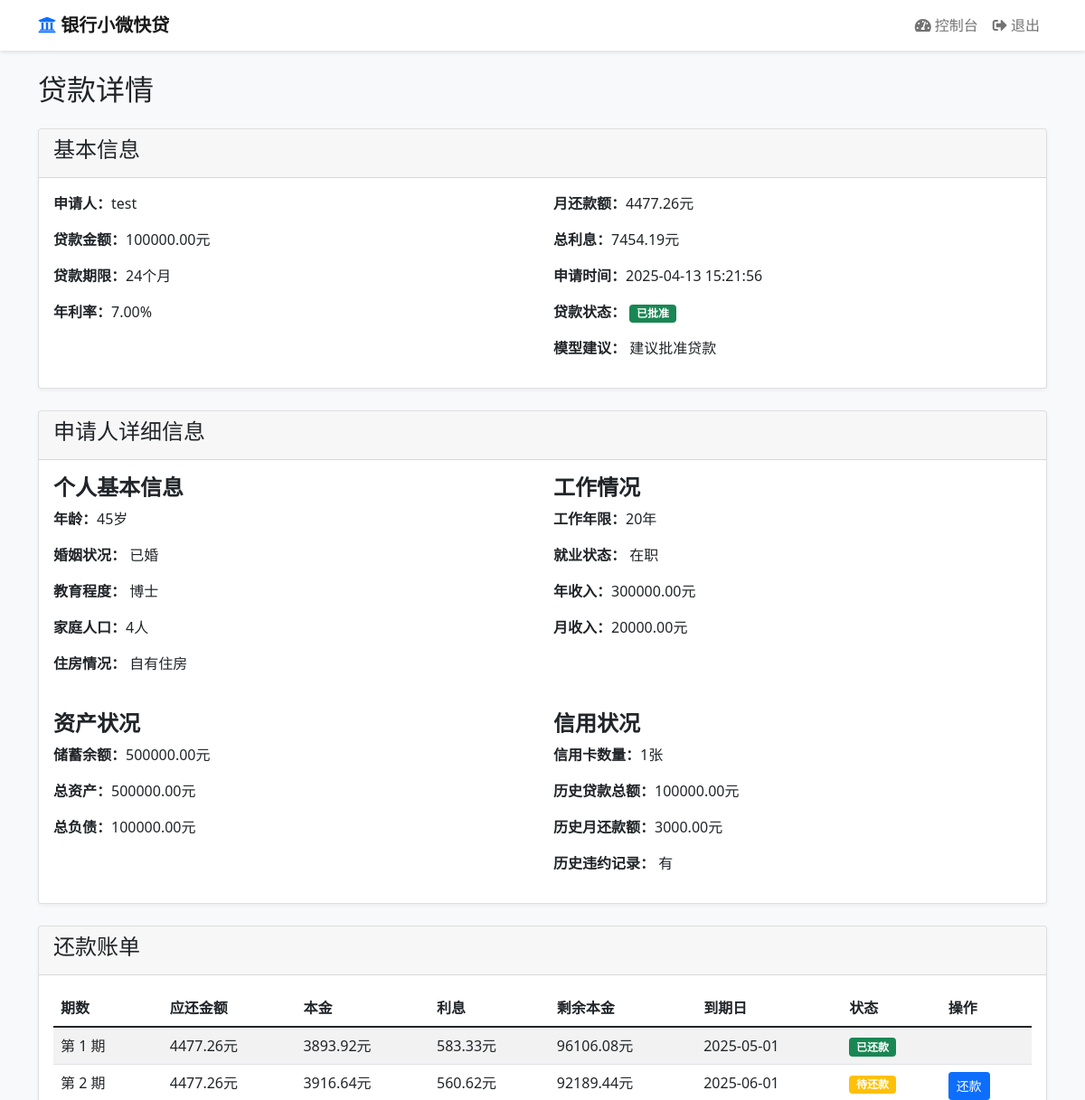
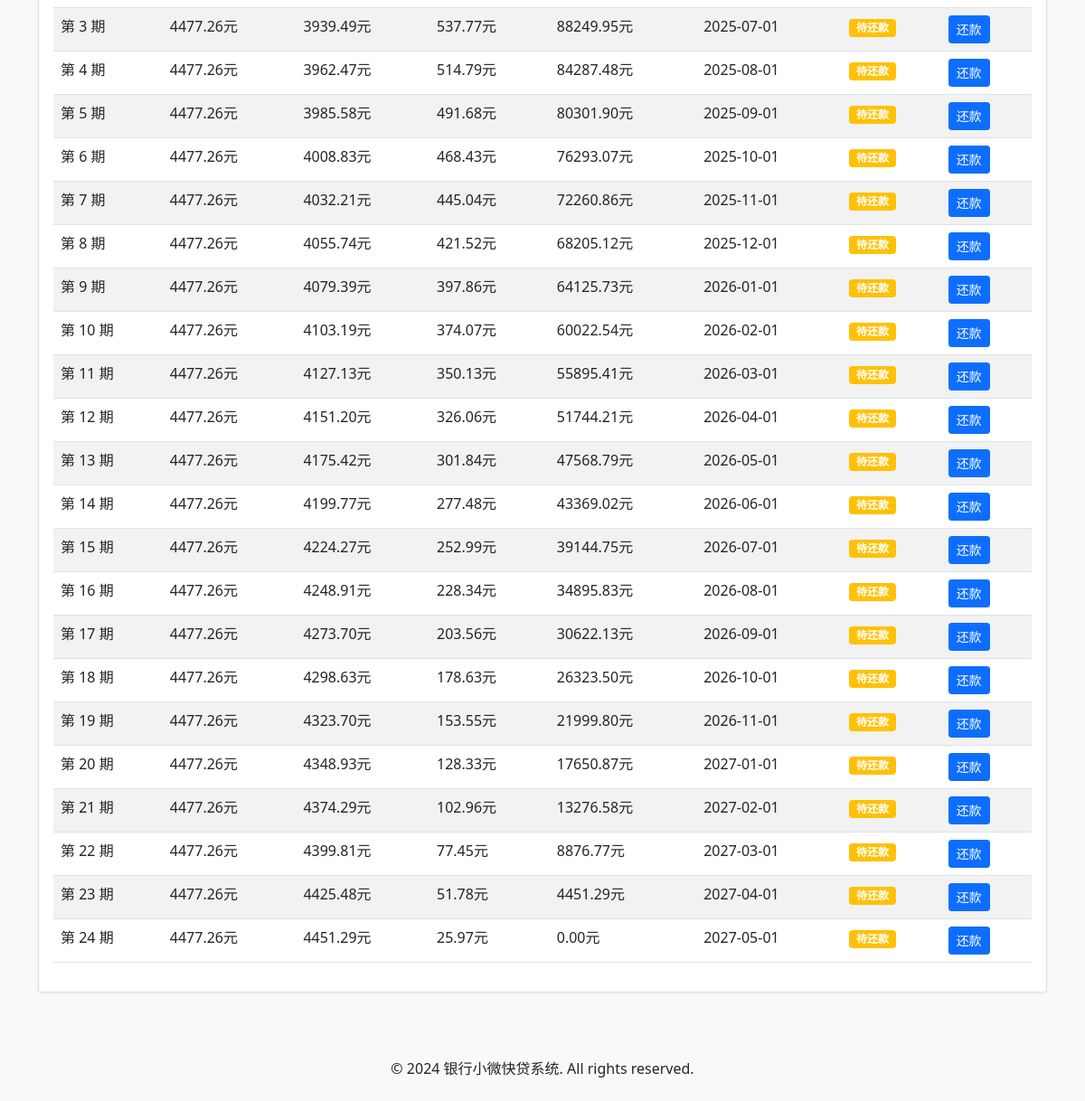
/loan_detail/5 (signed in), run on the app's committed database (2 pictures, top to bottom).
### models.py (models this page shows, shortened)
class User(UserMixin, db.Model):
    __tablename__ = 'users'
    id = db.Column(db.Integer, primary_key=True)
    username = db.Column(db.String(80), unique=True, nullable=False)
    password = db.Column(db.String(120), nullable=False)
    email = db.Column(db.String(120), unique=True, nullable=False)
    phone = db.Column(db.String(20), nullable=False)
    role = db.Column(db.String(20), nullable=False, default='user')
    created_at = db.Column(db.DateTime, default=datetime.utcnow)
    @property
    def is_authenticated(self):
        return True
    submitted_applications = db.relationship(
        'LoanApplication',
        primaryjoin='User.id==LoanApplication.user_id',
        backref='applicant',
        lazy=True
    )
    reviewed_applications = db.relationship(
        'LoanApplication',
        primaryjoin='User.id==LoanApplication.approved_by',
        backref='approver',
        lazy=True
    )
    received_notifications = db.relationship('Notification', back_populates='recipient')

class LoanApplication(db.Model):
    id = db.Column(db.Integer, primary_key=True)
    user_id = db.Column(db.Integer, db.ForeignKey('users.id'), nullable=False)
    username = db.Column(db.String(80))
    amount = db.Column(db.Float, nullable=False)
    term = db.Column(db.Integer, nullable=False)  # 贷款期限（月）
    interest_rate = db.Column(db.Float, nullable=False)  # 年利率
    monthly_payment = db.Column(db.Float, nullable=False)  # 月还款额
    total_interest = db.Column(db.Float, nullable=False)  # 总利息
    purpose = db.Column(db.String(200))  # 贷款用途
    status = db.Column(db.String(20), default='pending')  # pending, approved, rejected, completed
    created_at = db.Column(db.DateTime, default=datetime.utcnow)
    approved_at = db.Column(db.DateTime)
    approved_by = db.Column(db.Integer, db.ForeignKey('users.id'))
    risk_score = db.Column(db.Float)  # 风险评分
    risk_level = db.Column(db.String(20))  # 风险等级
    credit_report_id = db.Column(db.Integer, db.ForeignKey('credit_report.id'))
    employment_years = db.Column(db.Integer)
    age = db.Column(db.Integer)
    annual_income = db.Column(db.Float, nullable=False)
    monthly_income = db.Column(db.Float, nullable=False)
    savings_balance = db.Column(db.Float, nullable=False)
    total_assets = db.Column(db.Float, nullable=False)
    total_liabilities = db.Column(db.Float, nullable=False)
    credit_cards = db.Column(db.Integer)
    his_existing_loans = db.Column(db.Float, nullable=False) # 历史贷款
    his_monthly_debt = db.Column(db.Float, nullable=False)  # 历史月还贷额
    dependents = db.Column(db.Integer)
    employment_status = db.Column(db.String(20))
    marital_status = db.Column(db.String(20))
    education = db.Column(db.String(20))
    home_ownership = db.Column(db.String(20))
    previous_default = db.Column(db.String(20))
    recommendation = db.Column(db.String(80))  # 模型建议
    repayment_records = db.relationship('RepaymentRecord', backref='loan', lazy=True)

class Bill(db.Model):
    __tablename__ = 'bills'
    id = db.Column(db.Integer, primary_key=True)
    loan_id = db.Column(db.Integer, db.ForeignKey('loan_application.id'), nullable=False)
    period = db.Column(db.Integer, nullable=False)  # 第几期
    due_date = db.Column(db.DateTime, nullable=False)  # 还款日期
    amount = db.Column(db.Float, nullable=False)  # 还款金额
    principal = db.Column(db.Float, nullable=False)  # 本金
    interest = db.Column(db.Float, nullable=False)  # 利息
    remaining_principal = db.Column(db.Float, nullable=False)  # 剩余本金
    status = db.Column(db.String(20), nullable=False, default='pending')  # pending, paid, overdue
    created_at = db.Column(db.DateTime, nullable=False, default=datetime.utcnow)
    updated_at = db.Column(db.DateTime, nullable=False, default=datetime.utcnow, onupdate=datetime.utcnow)
    paid_at = db.Column(db.DateTime, default=None)  # 还款时间
    loan = db.relationship('LoanApplication', backref=db.backref('bills', lazy=True))

### app.py (the view)
    def decorated_function(*args, **kwargs):
        if not current_user.is_authenticated:
            return redirect(url_for('login'))
        return f(*args, **kwargs)

### app.py (called while the page is built)
@login_manager.user_loader
def load_user(user_id):
    return User.query.get(int(user_id))

def login_required(f):
    def decorated_function(*args, **kwargs):
        if not current_user.is_authenticated:
            return redirect(url_for('login'))
        return f(*args, **kwargs)
    decorated_function.__name__ = f.__name__
    return decorated_function

@app.route('/loan_detail/<int:loan_id>')
@login_required
def loan_detail(loan_id):
    loan = LoanApplication.query.get_or_404(loan_id)
    user = User.query.get(loan.user_id)
    if current_user.role not in ['manager', 'president'] and current_user.id != loan.user_id:
        flash('您没有权限查看此贷款详情', 'danger')
        return redirect(url_for('dashboard'))
    bills = Bill.query.filter_by(loan_id=loan.id).order_by(Bill.period).all()
    return render_template('loan_detail.html',
                         loan=loan,
                         user=user,
                         bills=bills,
                         current_user=current_user)

### templates/loan_detail.html (shortened to what this page needs)
{% extends "base.html" %}
{% block content %}
<div class="container mt-4">
    <h2>贷款详情</h2>
    <div class="card mt-4">
        <div class="card-header">
            <h4>基本信息</h4>
        </div>
        <div class="card-body">
            <div class="row">
                <div class="col-md-6">
                    <p><strong>申请人：</strong>{{ user.username }}</p>
                    <p><strong>贷款金额：</strong>{{ "%.2f"|format(loan.amount) }}元</p>
                    <p><strong>贷款期限：</strong>{{ loan.term }}个月</p>
                    <p><strong>年利率：</strong>{{ "%.2f"|format(loan.interest_rate*100) }}%</p>
                </div>
                <div class="col-md-6">
                    <p><strong>月还款额：</strong>{{ "%.2f"|format(loan.monthly_payment) }}元</p>
                    <p><strong>总利息：</strong>{{ "%.2f"|format(loan.total_interest) }}元</p>
                    <p><strong>申请时间：</strong>{{ loan.created_at.strftime('%Y-%m-%d %H:%M:%S') }}</p>
                    <p><strong>贷款状态：</strong>
                        <span class="badge {% if loan.status == 'approved' %}bg-success
                                         {% elif loan.status == 'rejected' %}bg-danger
                                         {% else %}bg-warning{% endif %}">
                            {% if loan.status == 'approved' %}已批准
                            {% elif loan.status == 'rejected' %}已拒绝
                            {% elif loan.status == 'pending' %}待处理
                            {% elif loan.status == 'recommend_approve' %}建议批准
                            {% elif loan.status == 'recommend_reject' %}建议拒绝
                            {% else %}{{ loan.status }}{% endif %}
                        </span>
                    </p>
                    <p><strong>模型建议：</strong>
                        {{ loan.recommendation }}
                    </p>
                </div>
            </div>
        </div>
    </div>
    <div class="card mt-4">
        <div class="card-header">
            <h4>申请人详细信息</h4>
        </div>
        <div class="card-body">
            <div class="row">
                <div class="col-md-6">
                    <h4><strong>个人基本信息</strong></h4>
                    <p><strong>年龄：</strong>{{ loan.age }}岁</p>
                    <p><strong>婚姻状况：</strong>
                        {% if loan.marital_status == 'single' %}未婚
                        {% elif loan.marital_status == 'married' %}已婚
                        {% elif loan.marital_status == 'divorced' %}离异
                        {% elif loan.marital_status == 'widowed' %}丧偶
                        {% else %}{{ loan.marital_status }}{% endif %}
                    </p>
                    <p><strong>教育程度：</strong>
                        {% if loan.education == 'high_school' %}高中
                        {% elif loan.education == 'college' %}大专
                        {% elif loan.education == 'bachelor' %}本科
                        {% elif loan.education == 'master' %}硕士
                        {% elif loan.education == 'phd' %}博士
                        {% else %}{{ loan.education }}{% endif %}
                    </p>
                    <p><strong>家庭人口：</strong>{{ loan.dependents }}人</p>
                    <p><strong>住房情况：</strong>
                        {% if loan.home_ownership == 'own' %}自有住房
                        {% elif loan.home_ownership == 'rent' %}租房
                        {% elif loan.home_ownership == 'mortgage' %}按揭
                        {% elif loan.home_ownership == 'other' %}其他
                        {% else %}{{ loan.home_ownership }}{% endif %}
                    </p>
                </div>
                <div class="col-md-6">
                    <h4><strong>工作情况</strong></h4>
                    <p><strong>工作年限：</strong>{{ loan.employment_years }}年</p>
                    <p><strong>就业状态：</strong>
                        {% if loan.employment_status == 'employed' %}在职
                        {% elif loan.employment_status == 'self_employed' %}自雇
                        {% elif loan.employment_status == 'unemployed' %}失业
                        {% elif loan.employment_status == 'retired' %}退休
                        {% else %}{{ loan.employment_status }}{% endif %}
                    </p>
                    <p><strong>年收入：</strong>{{ "%.2f"|format(loan.annual_income) }}元</p>
                    <p><strong>月收入：</strong>{{ "%.2f"|format(loan.monthly_income) }}元</p>
                </div>
            </div>
            <div class="row mt-4">
                <div class="col-md-6">
                    <h4><strong>资产状况</strong></h4>
                    <p><strong>储蓄余额：</strong>{{ "%.2f"|format(loan.savings_balance) }}元</p>
                    <p><strong>总资产：</strong>{{ "%.2f"|format(loan.total_assets) }}元</p>
                    <p><strong>总负债：</strong>{{ "%.2f"|format(loan.total_liabilities) }}元</p>
                </div>
                <div class="col-md-6">
                    <h4><strong>信用状况</strong></h4>
                    <p><strong>信用卡数量：</strong>{{ loan.credit_cards }}张</p>
                    <p><strong>历史贷款总额：</strong>{{ "%.2f"|format(loan.his_existing_loans) }}元</p>
                    <p><strong>历史月还款额：</strong>{{ "%.2f"|format(loan.his_monthly_debt) }}元</p>
                    <p><strong>历史违约记录：</strong>
                        {% if loan.previous_default == 'yes' %}有
                        {% elif loan.previous_default == 'no' %}无
                        {% else %}{{ loan.previous_default }}{% endif %}
                    </p>
                </div>
            </div>
        </div>
    </div>
    <div class="card mt-4">
        <div class="card-header">
            <h4>还款账单</h4>
        </div>
        <div class="card-body">
            {% if bills %}
            <div class="table-responsive">
                <table class="table table-striped">
                    <thead>
                        <tr>
                            <th>期数</th>
                            <th>应还金额</th>
                            <th>本金</th>
                            <th>利息</th>
                            <th>剩余本金</th>
                            <th>到期日</th>
                            <th>状态</th>
                            <th>操作</th>
                        </tr>
                    </thead>
                    <tbody>
                        {% for bill in bills %}
                        <tr>
                            <td>第 {{ bill.period }} 期</td>
                            <td>{{ "%.2f"|format(bill.amount) }}元</td>
                            <td>{{ "%.2f"|format(bill.principal) }}元</td>
                            <td>{{ "%.2f"|format(bill.interest) }}元</td>
                            <td>{{ "%.2f"|format(bill.remaining_principal) }}元</td>
                            <td>{{ bill.due_date.strftime('%Y-%m-%d') }}</td>
                            <td>
                                <span class="badge {% if bill.status == 'paid' %}bg-success
                                                 {% elif bill.status == 'overdue' %}bg-danger
                                                 {% else %}bg-warning{% endif %}">
                                    {% if bill.status == 'paid' %}已还款
                                    {% elif bill.status == 'overdue' %}已逾期
                                    {% elif bill.status == 'pending' %}待还款
                                    {% else %}{{ bill.status }}{% endif %}
                                </span>
                            </td>
                            <td>
                                {% if current_user.id == loan.user_id and bill.status != 'paid' %}
                                <button type="button" class="btn btn-primary btn-sm" onclick="showRepaymentModal({{ bill.id }})">
                                    还款
                                </button>
                                {% endif %}
                            </td>
                        </tr>
                        {% endfor %}
                    </tbody>
                </table>
            </div>
            {% else %}
            <div class="alert alert-info">
                暂无还款账单。
            </div>
            {% endif %}
        </div>
    </div>
</div>
{% endblock %}

### templates/base.html (style rules this page uses)
body { background-color: #f8f9fa; }
.card { box-shadow: 0 2px 4px rgba(0,0,0,.05); transition: transform 0.2s; }

### data on the page
User: username "test"
LoanApplication: amount "100000.00", term "24", loan.interest_rate*100 "7.00", monthly_payment "4477.26", total_interest "7454.19", created_at "2025-04-13 15:21:56", recommendation "建议批准贷款", age "45", dependents "4", employment_years "20", annual_income "300000.00", monthly_income "20000.00", savings_balance "500000.00", total_assets "500000.00", total_liabilities "100000.00", credit_cards "1", his_existing_loans "100000.00", his_monthly_debt "3000.00"
Bill: period "1", amount "4477.26", principal "3893.92", interest "583.33", remaining_principal "96106.08", due_date "2025-05-01", status "已还款"
Bill: period "2", amount "4477.26", principal "3916.64", interest "560.62", remaining_principal "92189.44", due_date "2025-06-01", status "待还款"
Bill: period "3", amount "4477.26", principal "3939.49", interest "537.77", remaining_principal "88249.95", due_date "2025-07-01", status "待还款"
Bill: period "4", amount "4477.26", principal "3962.47", interest "514.79", remaining_principal "84287.48", due_date "2025-08-01", status "待还款"
Bill: period "5", amount "4477.26", principal "3985.58", interest "491.68", remaining_principal "80301.90", due_date "2025-09-01", status "待还款"
Bill: period "6", amount "4477.26", principal "4008.83", interest "468.43", remaining_principal "76293.07", due_date "2025-10-01", status "待还款"
Bill: period "7", amount "4477.26", principal "4032.21", interest "445.04", remaining_principal "72260.86", due_date "2025-11-01", status "待还款"
Bill: period "8", amount "4477.26", principal "4055.74", interest "421.52", remaining_principal "68205.12", due_date "2025-12-01", status "待还款"
Bill: period "9", amount "4477.26", principal "4079.39", interest "397.86", remaining_principal "64125.73", due_date "2026-01-01", status "待还款"
Bill: period "10", amount "4477.26", principal "4103.19", interest "374.07", remaining_principal "60022.54", due_date "2026-02-01", status "待还款"
Bill: period "11", amount "4477.26", principal "4127.13", interest "350.13", remaining_principal "55895.41", due_date "2026-03-01", status "待还款"
Bill: period "12", amount "4477.26", principal "4151.20", interest "326.06", remaining_principal "51744.21", due_date "2026-04-01", status "待还款"
Bill: period "13", amount "4477.26", principal "4175.42", interest "301.84", remaining_principal "47568.79", due_date "2026-05-01", status "待还款"
Bill: period "14", amount "4477.26", principal "4199.77", interest "277.48", remaining_principal "43369.02", due_date "2026-06-01", status "待还款"
Bill: period "15", amount "4477.26", principal "4224.27", interest "252.99", remaining_principal "39144.75", due_date "2026-07-01", status "待还款"
Bill: period "16", amount "4477.26", principal "4248.91", interest "228.34", remaining_principal "34895.83", due_date "2026-08-01", status "待还款"
Bill: period "17", amount "4477.26", principal "4273.70", interest "203.56", remaining_principal "30622.13", due_date "2026-09-01", status "待还款"
Bill: period "18", amount "4477.26", principal "4298.63", interest "178.63", remaining_principal "26323.50", due_date "2026-10-01", status "待还款"
Bill: period "19", amount "4477.26", principal "4323.70", interest "153.55", remaining_principal "21999.80", due_date "2026-11-01", status "待还款"
Bill: period "20", amount "4477.26", principal "4348.93", interest "128.33", remaining_principal "17650.87", due_date "2027-01-01", status "待还款"
Bill: period "21", amount "4477.26", principal "4374.29", interest "102.96", remaining_principal "13276.58", due_date "2027-02-01", status "待还款"
Bill: period "22", amount "4477.26", principal "4399.81", interest "77.45", remaining_principal "8876.77", due_date "2027-03-01", status "待还款"
Bill: period "23", amount "4477.26", principal "4425.48", interest "51.78", remaining_principal "4451.29", due_date "2027-04-01", status "待还款"
Bill: period "24", amount "4477.26", principal "4451.29", interest "25.97", remaining_principal "0.00", due_date "2027-05-01", status "待还款"
